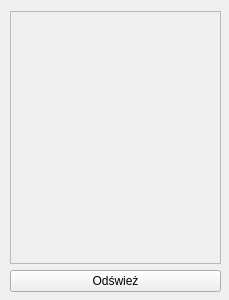
<?xml version="1.0" encoding="UTF-8"?>
<ui version="4.0">
 <class>MyTickets</class>
 <widget class="QWidget" name="MyTickets">
  <property name="geometry">
   <rect>
    <x>0</x>
    <y>0</y>
    <width>229</width>
    <height>300</height>
   </rect>
  </property>
  <property name="windowTitle">
   <string>Form</string>
  </property>
  <widget class="QWidget" name="verticalLayoutWidget">
   <property name="geometry">
    <rect>
     <x>10</x>
     <y>11</y>
     <width>211</width>
     <height>281</height>
    </rect>
   </property>
   <layout class="QVBoxLayout" name="verticalLayout">
    <item>
     <widget class="QScrollArea" name="scrollArea">
      <property name="widgetResizable">
       <bool>true</bool>
      </property>
      <widget class="QWidget" name="scrollAreaWidgetContents">
       <property name="geometry">
        <rect>
         <x>0</x>
         <y>0</y>
         <width>207</width>
         <height>247</height>
        </rect>
       </property>
      </widget>
     </widget>
    </item>
    <item>
     <widget class="QPushButton" name="pushButton">
      <property name="text">
       <string>Odśwież</string>
      </property>
     </widget>
    </item>
   </layout>
  </widget>
 </widget>
 <tabstops>
  <tabstop>scrollArea</tabstop>
 </tabstops>
 <resources/>
 <connections/>
</ui>
